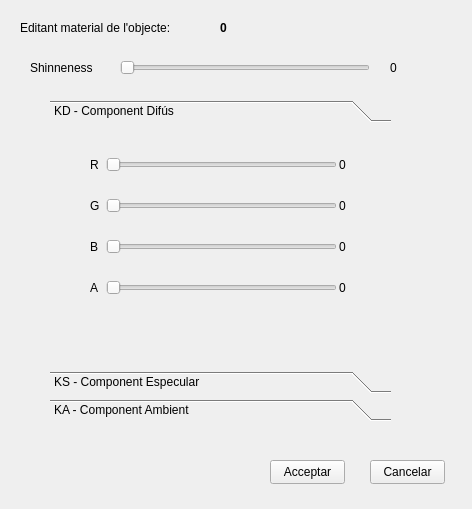
<?xml version="1.0" encoding="UTF-8"?>
<ui version="4.0">
 <class>DialegMaterials</class>
 <widget class="QWidget" name="DialegMaterials">
  <property name="geometry">
   <rect>
    <x>0</x>
    <y>0</y>
    <width>472</width>
    <height>509</height>
   </rect>
  </property>
  <property name="minimumSize">
   <size>
    <width>472</width>
    <height>509</height>
   </size>
  </property>
  <property name="maximumSize">
   <size>
    <width>472</width>
    <height>509</height>
   </size>
  </property>
  <property name="windowTitle">
   <string>Modificar Material</string>
  </property>
  <widget class="QLabel" name="label">
   <property name="geometry">
    <rect>
     <x>20</x>
     <y>20</y>
     <width>191</width>
     <height>16</height>
    </rect>
   </property>
   <property name="text">
    <string>Editant material de l'objecte:</string>
   </property>
  </widget>
  <widget class="QLabel" name="label_idobj">
   <property name="geometry">
    <rect>
     <x>220</x>
     <y>20</y>
     <width>16</width>
     <height>16</height>
    </rect>
   </property>
   <property name="font">
    <font>
     <weight>75</weight>
     <bold>true</bold>
    </font>
   </property>
   <property name="text">
    <string>0</string>
   </property>
  </widget>
  <widget class="QPushButton" name="closeButton">
   <property name="geometry">
    <rect>
     <x>370</x>
     <y>460</y>
     <width>75</width>
     <height>24</height>
    </rect>
   </property>
   <property name="text">
    <string>Cancelar</string>
   </property>
  </widget>
  <widget class="QPushButton" name="pushButton">
   <property name="geometry">
    <rect>
     <x>270</x>
     <y>460</y>
     <width>75</width>
     <height>24</height>
    </rect>
   </property>
   <property name="text">
    <string>Acceptar</string>
   </property>
  </widget>
  <widget class="QToolBox" name="toolBox">
   <property name="geometry">
    <rect>
     <x>50</x>
     <y>100</y>
     <width>341</width>
     <height>321</height>
    </rect>
   </property>
   <property name="minimumSize">
    <size>
     <width>341</width>
     <height>321</height>
    </size>
   </property>
   <property name="maximumSize">
    <size>
     <width>341</width>
     <height>321</height>
    </size>
   </property>
   <property name="currentIndex">
    <number>0</number>
   </property>
   <widget class="QWidget" name="kdpage">
    <property name="geometry">
     <rect>
      <x>0</x>
      <y>0</y>
      <width>341</width>
      <height>234</height>
     </rect>
    </property>
    <attribute name="label">
     <string>KD - Component Difús</string>
    </attribute>
    <widget class="QWidget" name="layoutWidget">
     <property name="geometry">
      <rect>
       <x>40</x>
       <y>10</y>
       <width>289</width>
       <height>181</height>
      </rect>
     </property>
     <layout class="QGridLayout" name="gridLayout">
      <item row="0" column="0">
       <widget class="QLabel" name="label_2">
        <property name="text">
         <string>R</string>
        </property>
       </widget>
      </item>
      <item row="0" column="1">
       <widget class="QSlider" name="rSlider_kd">
        <property name="minimumSize">
         <size>
          <width>231</width>
          <height>16</height>
         </size>
        </property>
        <property name="maximumSize">
         <size>
          <width>231</width>
          <height>16</height>
         </size>
        </property>
        <property name="maximum">
         <number>255</number>
        </property>
        <property name="orientation">
         <enum>Qt::Horizontal</enum>
        </property>
       </widget>
      </item>
      <item row="0" column="2">
       <widget class="QLabel" name="rlabel_kd">
        <property name="minimumSize">
         <size>
          <width>40</width>
          <height>16</height>
         </size>
        </property>
        <property name="maximumSize">
         <size>
          <width>40</width>
          <height>16</height>
         </size>
        </property>
        <property name="text">
         <string>0</string>
        </property>
       </widget>
      </item>
      <item row="1" column="0">
       <widget class="QLabel" name="label_3">
        <property name="text">
         <string>G</string>
        </property>
       </widget>
      </item>
      <item row="1" column="1">
       <widget class="QSlider" name="gSlider_kd">
        <property name="minimumSize">
         <size>
          <width>231</width>
          <height>16</height>
         </size>
        </property>
        <property name="maximumSize">
         <size>
          <width>231</width>
          <height>16</height>
         </size>
        </property>
        <property name="maximum">
         <number>255</number>
        </property>
        <property name="orientation">
         <enum>Qt::Horizontal</enum>
        </property>
       </widget>
      </item>
      <item row="1" column="2">
       <widget class="QLabel" name="glabel_kd">
        <property name="minimumSize">
         <size>
          <width>40</width>
          <height>16</height>
         </size>
        </property>
        <property name="maximumSize">
         <size>
          <width>40</width>
          <height>16</height>
         </size>
        </property>
        <property name="text">
         <string>0</string>
        </property>
       </widget>
      </item>
      <item row="2" column="0">
       <widget class="QLabel" name="label_4">
        <property name="text">
         <string>B</string>
        </property>
       </widget>
      </item>
      <item row="2" column="1">
       <widget class="QSlider" name="bSlider_kd">
        <property name="minimumSize">
         <size>
          <width>231</width>
          <height>16</height>
         </size>
        </property>
        <property name="maximumSize">
         <size>
          <width>231</width>
          <height>16</height>
         </size>
        </property>
        <property name="maximum">
         <number>255</number>
        </property>
        <property name="orientation">
         <enum>Qt::Horizontal</enum>
        </property>
       </widget>
      </item>
      <item row="2" column="2">
       <widget class="QLabel" name="blabel_kd">
        <property name="minimumSize">
         <size>
          <width>40</width>
          <height>16</height>
         </size>
        </property>
        <property name="maximumSize">
         <size>
          <width>40</width>
          <height>16</height>
         </size>
        </property>
        <property name="text">
         <string>0</string>
        </property>
       </widget>
      </item>
      <item row="3" column="0">
       <widget class="QLabel" name="label_5">
        <property name="text">
         <string>A</string>
        </property>
       </widget>
      </item>
      <item row="3" column="1">
       <widget class="QSlider" name="aSlider_kd">
        <property name="minimumSize">
         <size>
          <width>231</width>
          <height>16</height>
         </size>
        </property>
        <property name="maximumSize">
         <size>
          <width>231</width>
          <height>16</height>
         </size>
        </property>
        <property name="maximum">
         <number>100</number>
        </property>
        <property name="orientation">
         <enum>Qt::Horizontal</enum>
        </property>
       </widget>
      </item>
      <item row="3" column="2">
       <widget class="QLabel" name="alabel_kd">
        <property name="minimumSize">
         <size>
          <width>40</width>
          <height>16</height>
         </size>
        </property>
        <property name="maximumSize">
         <size>
          <width>40</width>
          <height>16</height>
         </size>
        </property>
        <property name="text">
         <string>0</string>
        </property>
       </widget>
      </item>
     </layout>
    </widget>
   </widget>
   <widget class="QWidget" name="kspage">
    <property name="geometry">
     <rect>
      <x>0</x>
      <y>0</y>
      <width>341</width>
      <height>234</height>
     </rect>
    </property>
    <attribute name="label">
     <string>KS - Component Especular</string>
    </attribute>
    <widget class="QWidget" name="">
     <property name="geometry">
      <rect>
       <x>40</x>
       <y>10</y>
       <width>289</width>
       <height>181</height>
      </rect>
     </property>
     <layout class="QGridLayout" name="gridLayout_2">
      <item row="0" column="0">
       <widget class="QLabel" name="label_6">
        <property name="text">
         <string>R</string>
        </property>
       </widget>
      </item>
      <item row="0" column="1">
       <widget class="QSlider" name="rSlider_ks">
        <property name="minimumSize">
         <size>
          <width>231</width>
          <height>16</height>
         </size>
        </property>
        <property name="maximumSize">
         <size>
          <width>231</width>
          <height>16</height>
         </size>
        </property>
        <property name="maximum">
         <number>255</number>
        </property>
        <property name="orientation">
         <enum>Qt::Horizontal</enum>
        </property>
       </widget>
      </item>
      <item row="0" column="2">
       <widget class="QLabel" name="rlabel_ks">
        <property name="minimumSize">
         <size>
          <width>40</width>
          <height>16</height>
         </size>
        </property>
        <property name="maximumSize">
         <size>
          <width>40</width>
          <height>16</height>
         </size>
        </property>
        <property name="text">
         <string>0</string>
        </property>
       </widget>
      </item>
      <item row="1" column="0">
       <widget class="QLabel" name="label_7">
        <property name="text">
         <string>G</string>
        </property>
       </widget>
      </item>
      <item row="1" column="1">
       <widget class="QSlider" name="gSlider_ks">
        <property name="minimumSize">
         <size>
          <width>231</width>
          <height>16</height>
         </size>
        </property>
        <property name="maximumSize">
         <size>
          <width>231</width>
          <height>16</height>
         </size>
        </property>
        <property name="maximum">
         <number>255</number>
        </property>
        <property name="orientation">
         <enum>Qt::Horizontal</enum>
        </property>
       </widget>
      </item>
      <item row="1" column="2">
       <widget class="QLabel" name="glabel_ks">
        <property name="minimumSize">
         <size>
          <width>40</width>
          <height>16</height>
         </size>
        </property>
        <property name="maximumSize">
         <size>
          <width>40</width>
          <height>16</height>
         </size>
        </property>
        <property name="text">
         <string>0</string>
        </property>
       </widget>
      </item>
      <item row="2" column="0">
       <widget class="QLabel" name="label_8">
        <property name="text">
         <string>B</string>
        </property>
       </widget>
      </item>
      <item row="2" column="1">
       <widget class="QSlider" name="bSlider_ks">
        <property name="sizePolicy">
         <sizepolicy hsizetype="Expanding" vsizetype="Fixed">
          <horstretch>231</horstretch>
          <verstretch>0</verstretch>
         </sizepolicy>
        </property>
        <property name="minimumSize">
         <size>
          <width>231</width>
          <height>16</height>
         </size>
        </property>
        <property name="maximumSize">
         <size>
          <width>231</width>
          <height>16</height>
         </size>
        </property>
        <property name="maximum">
         <number>255</number>
        </property>
        <property name="orientation">
         <enum>Qt::Horizontal</enum>
        </property>
       </widget>
      </item>
      <item row="2" column="2">
       <widget class="QLabel" name="blabel_ks">
        <property name="minimumSize">
         <size>
          <width>40</width>
          <height>16</height>
         </size>
        </property>
        <property name="maximumSize">
         <size>
          <width>40</width>
          <height>16</height>
         </size>
        </property>
        <property name="text">
         <string>0</string>
        </property>
       </widget>
      </item>
      <item row="3" column="0">
       <widget class="QLabel" name="label_9">
        <property name="text">
         <string>A</string>
        </property>
       </widget>
      </item>
      <item row="3" column="1">
       <widget class="QSlider" name="aSlider_ks">
        <property name="minimumSize">
         <size>
          <width>231</width>
          <height>16</height>
         </size>
        </property>
        <property name="maximumSize">
         <size>
          <width>231</width>
          <height>16</height>
         </size>
        </property>
        <property name="maximum">
         <number>100</number>
        </property>
        <property name="orientation">
         <enum>Qt::Horizontal</enum>
        </property>
       </widget>
      </item>
      <item row="3" column="2">
       <widget class="QLabel" name="alabel_ks">
        <property name="minimumSize">
         <size>
          <width>40</width>
          <height>16</height>
         </size>
        </property>
        <property name="maximumSize">
         <size>
          <width>40</width>
          <height>16</height>
         </size>
        </property>
        <property name="text">
         <string>0</string>
        </property>
       </widget>
      </item>
     </layout>
    </widget>
   </widget>
   <widget class="QWidget" name="kapage">
    <property name="geometry">
     <rect>
      <x>0</x>
      <y>0</y>
      <width>341</width>
      <height>234</height>
     </rect>
    </property>
    <attribute name="label">
     <string>KA - Component Ambient</string>
    </attribute>
    <widget class="QWidget" name="layoutWidget_2">
     <property name="geometry">
      <rect>
       <x>40</x>
       <y>10</y>
       <width>289</width>
       <height>181</height>
      </rect>
     </property>
     <layout class="QGridLayout" name="gridLayout_3">
      <item row="0" column="0">
       <widget class="QLabel" name="labelr_10">
        <property name="text">
         <string>R</string>
        </property>
       </widget>
      </item>
      <item row="0" column="1">
       <widget class="QSlider" name="rSlider_ka">
        <property name="minimumSize">
         <size>
          <width>231</width>
          <height>16</height>
         </size>
        </property>
        <property name="maximumSize">
         <size>
          <width>231</width>
          <height>16</height>
         </size>
        </property>
        <property name="maximum">
         <number>255</number>
        </property>
        <property name="orientation">
         <enum>Qt::Horizontal</enum>
        </property>
       </widget>
      </item>
      <item row="0" column="2">
       <widget class="QLabel" name="rlabel_ka">
        <property name="minimumSize">
         <size>
          <width>40</width>
          <height>16</height>
         </size>
        </property>
        <property name="maximumSize">
         <size>
          <width>40</width>
          <height>16</height>
         </size>
        </property>
        <property name="text">
         <string>0</string>
        </property>
       </widget>
      </item>
      <item row="1" column="0">
       <widget class="QLabel" name="label_11">
        <property name="text">
         <string>G</string>
        </property>
       </widget>
      </item>
      <item row="1" column="1">
       <widget class="QSlider" name="gSlider_ka">
        <property name="minimumSize">
         <size>
          <width>231</width>
          <height>16</height>
         </size>
        </property>
        <property name="maximumSize">
         <size>
          <width>231</width>
          <height>16</height>
         </size>
        </property>
        <property name="maximum">
         <number>255</number>
        </property>
        <property name="orientation">
         <enum>Qt::Horizontal</enum>
        </property>
       </widget>
      </item>
      <item row="1" column="2">
       <widget class="QLabel" name="glabel_ka">
        <property name="minimumSize">
         <size>
          <width>40</width>
          <height>16</height>
         </size>
        </property>
        <property name="maximumSize">
         <size>
          <width>40</width>
          <height>16</height>
         </size>
        </property>
        <property name="text">
         <string>0</string>
        </property>
       </widget>
      </item>
      <item row="2" column="0">
       <widget class="QLabel" name="label_12">
        <property name="text">
         <string>B</string>
        </property>
       </widget>
      </item>
      <item row="2" column="1">
       <widget class="QSlider" name="bSlider_ka">
        <property name="minimumSize">
         <size>
          <width>231</width>
          <height>16</height>
         </size>
        </property>
        <property name="maximumSize">
         <size>
          <width>231</width>
          <height>16</height>
         </size>
        </property>
        <property name="maximum">
         <number>255</number>
        </property>
        <property name="orientation">
         <enum>Qt::Horizontal</enum>
        </property>
       </widget>
      </item>
      <item row="2" column="2">
       <widget class="QLabel" name="blabel_ka">
        <property name="minimumSize">
         <size>
          <width>40</width>
          <height>16</height>
         </size>
        </property>
        <property name="maximumSize">
         <size>
          <width>40</width>
          <height>16</height>
         </size>
        </property>
        <property name="text">
         <string>0</string>
        </property>
       </widget>
      </item>
      <item row="3" column="0">
       <widget class="QLabel" name="label_13">
        <property name="text">
         <string>A</string>
        </property>
       </widget>
      </item>
      <item row="3" column="1">
       <widget class="QSlider" name="aSlider_ka">
        <property name="minimumSize">
         <size>
          <width>231</width>
          <height>16</height>
         </size>
        </property>
        <property name="maximumSize">
         <size>
          <width>231</width>
          <height>16</height>
         </size>
        </property>
        <property name="maximum">
         <number>100</number>
        </property>
        <property name="orientation">
         <enum>Qt::Horizontal</enum>
        </property>
       </widget>
      </item>
      <item row="3" column="2">
       <widget class="QLabel" name="alabel_ka">
        <property name="minimumSize">
         <size>
          <width>40</width>
          <height>16</height>
         </size>
        </property>
        <property name="maximumSize">
         <size>
          <width>40</width>
          <height>16</height>
         </size>
        </property>
        <property name="text">
         <string>0</string>
        </property>
       </widget>
      </item>
     </layout>
    </widget>
   </widget>
  </widget>
  <widget class="QSlider" name="nSlider">
   <property name="geometry">
    <rect>
     <x>120</x>
     <y>60</y>
     <width>250</width>
     <height>16</height>
    </rect>
   </property>
   <property name="minimumSize">
    <size>
     <width>250</width>
     <height>16</height>
    </size>
   </property>
   <property name="maximumSize">
    <size>
     <width>250</width>
     <height>16</height>
    </size>
   </property>
   <property name="maximum">
    <number>100</number>
   </property>
   <property name="orientation">
    <enum>Qt::Horizontal</enum>
   </property>
  </widget>
  <widget class="QLabel" name="label_14">
   <property name="geometry">
    <rect>
     <x>30</x>
     <y>60</y>
     <width>81</width>
     <height>16</height>
    </rect>
   </property>
   <property name="text">
    <string>Shinneness</string>
   </property>
  </widget>
  <widget class="QLabel" name="nlabel">
   <property name="geometry">
    <rect>
     <x>390</x>
     <y>60</y>
     <width>40</width>
     <height>16</height>
    </rect>
   </property>
   <property name="minimumSize">
    <size>
     <width>40</width>
     <height>16</height>
    </size>
   </property>
   <property name="maximumSize">
    <size>
     <width>25</width>
     <height>16</height>
    </size>
   </property>
   <property name="text">
    <string>0</string>
   </property>
  </widget>
 </widget>
 <resources/>
 <connections>
  <connection>
   <sender>pushButton</sender>
   <signal>clicked()</signal>
   <receiver>DialegMaterials</receiver>
   <slot>accepta()</slot>
   <hints>
    <hint type="sourcelabel">
     <x>240</x>
     <y>265</y>
    </hint>
    <hint type="destinationlabel">
     <x>141</x>
     <y>230</y>
    </hint>
   </hints>
  </connection>
  <connection>
   <sender>closeButton</sender>
   <signal>clicked()</signal>
   <receiver>DialegMaterials</receiver>
   <slot>close()</slot>
   <hints>
    <hint type="sourcelabel">
     <x>365</x>
     <y>266</y>
    </hint>
    <hint type="destinationlabel">
     <x>366</x>
     <y>222</y>
    </hint>
   </hints>
  </connection>
  <connection>
   <sender>rSlider_kd</sender>
   <signal>sliderMoved(int)</signal>
   <receiver>DialegMaterials</receiver>
   <slot>updateR(int)</slot>
   <hints>
    <hint type="sourcelabel">
     <x>238</x>
     <y>159</y>
    </hint>
    <hint type="destinationlabel">
     <x>294</x>
     <y>92</y>
    </hint>
   </hints>
  </connection>
  <connection>
   <sender>gSlider_kd</sender>
   <signal>sliderMoved(int)</signal>
   <receiver>DialegMaterials</receiver>
   <slot>updateG(int)</slot>
   <hints>
    <hint type="sourcelabel">
     <x>239</x>
     <y>215</y>
    </hint>
    <hint type="destinationlabel">
     <x>295</x>
     <y>127</y>
    </hint>
   </hints>
  </connection>
  <connection>
   <sender>bSlider_kd</sender>
   <signal>sliderMoved(int)</signal>
   <receiver>DialegMaterials</receiver>
   <slot>updateB(int)</slot>
   <hints>
    <hint type="sourcelabel">
     <x>243</x>
     <y>261</y>
    </hint>
    <hint type="destinationlabel">
     <x>295</x>
     <y>167</y>
    </hint>
   </hints>
  </connection>
  <connection>
   <sender>aSlider_kd</sender>
   <signal>sliderMoved(int)</signal>
   <receiver>DialegMaterials</receiver>
   <slot>updateA(int)</slot>
   <hints>
    <hint type="sourcelabel">
     <x>238</x>
     <y>303</y>
    </hint>
    <hint type="destinationlabel">
     <x>295</x>
     <y>207</y>
    </hint>
   </hints>
  </connection>
  <connection>
   <sender>rSlider_ks</sender>
   <signal>sliderMoved(int)</signal>
   <receiver>DialegMaterials</receiver>
   <slot>updateR(int)</slot>
   <hints>
    <hint type="sourcelabel">
     <x>120</x>
     <y>198</y>
    </hint>
    <hint type="destinationlabel">
     <x>41</x>
     <y>171</y>
    </hint>
   </hints>
  </connection>
  <connection>
   <sender>gSlider_ks</sender>
   <signal>sliderMoved(int)</signal>
   <receiver>DialegMaterials</receiver>
   <slot>updateG(int)</slot>
   <hints>
    <hint type="sourcelabel">
     <x>239</x>
     <y>237</y>
    </hint>
    <hint type="destinationlabel">
     <x>400</x>
     <y>179</y>
    </hint>
   </hints>
  </connection>
  <connection>
   <sender>bSlider_ks</sender>
   <signal>sliderMoved(int)</signal>
   <receiver>DialegMaterials</receiver>
   <slot>updateB(int)</slot>
   <hints>
    <hint type="sourcelabel">
     <x>296</x>
     <y>287</y>
    </hint>
    <hint type="destinationlabel">
     <x>394</x>
     <y>307</y>
    </hint>
   </hints>
  </connection>
  <connection>
   <sender>aSlider_ks</sender>
   <signal>sliderMoved(int)</signal>
   <receiver>DialegMaterials</receiver>
   <slot>updateA(int)</slot>
   <hints>
    <hint type="sourcelabel">
     <x>321</x>
     <y>326</y>
    </hint>
    <hint type="destinationlabel">
     <x>403</x>
     <y>364</y>
    </hint>
   </hints>
  </connection>
  <connection>
   <sender>rSlider_ka</sender>
   <signal>sliderMoved(int)</signal>
   <receiver>DialegMaterials</receiver>
   <slot>updateR(int)</slot>
   <hints>
    <hint type="sourcelabel">
     <x>124</x>
     <y>231</y>
    </hint>
    <hint type="destinationlabel">
     <x>30</x>
     <y>219</y>
    </hint>
   </hints>
  </connection>
  <connection>
   <sender>gSlider_ka</sender>
   <signal>sliderMoved(int)</signal>
   <receiver>DialegMaterials</receiver>
   <slot>updateG(int)</slot>
   <hints>
    <hint type="sourcelabel">
     <x>115</x>
     <y>281</y>
    </hint>
    <hint type="destinationlabel">
     <x>26</x>
     <y>288</y>
    </hint>
   </hints>
  </connection>
  <connection>
   <sender>bSlider_ka</sender>
   <signal>sliderMoved(int)</signal>
   <receiver>DialegMaterials</receiver>
   <slot>updateB(int)</slot>
   <hints>
    <hint type="sourcelabel">
     <x>144</x>
     <y>310</y>
    </hint>
    <hint type="destinationlabel">
     <x>41</x>
     <y>336</y>
    </hint>
   </hints>
  </connection>
  <connection>
   <sender>aSlider_ka</sender>
   <signal>sliderMoved(int)</signal>
   <receiver>DialegMaterials</receiver>
   <slot>updateA(int)</slot>
   <hints>
    <hint type="sourcelabel">
     <x>296</x>
     <y>359</y>
    </hint>
    <hint type="destinationlabel">
     <x>164</x>
     <y>434</y>
    </hint>
   </hints>
  </connection>
  <connection>
   <sender>nSlider</sender>
   <signal>sliderMoved(int)</signal>
   <receiver>DialegMaterials</receiver>
   <slot>updateN(int)</slot>
   <hints>
    <hint type="sourcelabel">
     <x>144</x>
     <y>69</y>
    </hint>
    <hint type="destinationlabel">
     <x>29</x>
     <y>87</y>
    </hint>
   </hints>
  </connection>
 </connections>
 <slots>
  <slot>accepta()</slot>
  <slot>cancela()</slot>
  <slot>updateR(int)</slot>
  <slot>updateG(int)</slot>
  <slot>updateB(int)</slot>
  <slot>updateA(int)</slot>
  <slot>updateN(int)</slot>
 </slots>
</ui>
